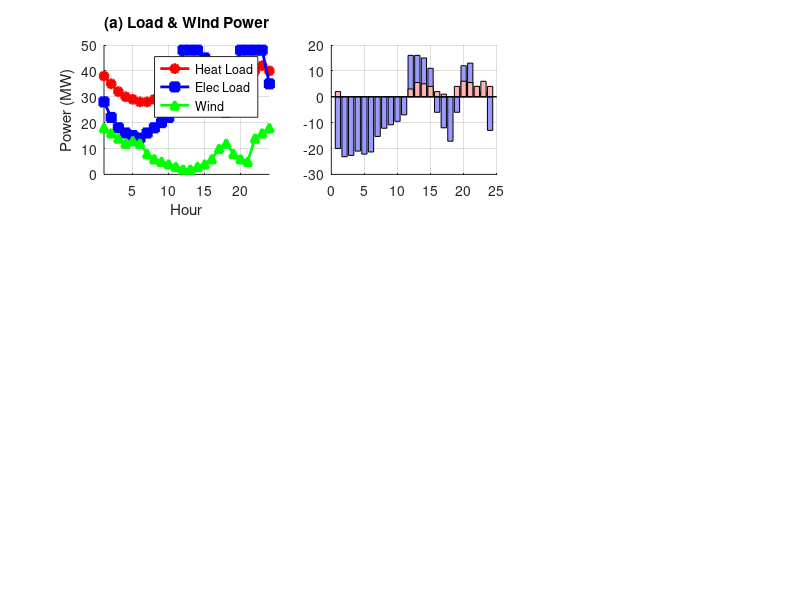

This chart was generated by the following MATLAB code: (Note: this script raises an error after producing the figure.)
% =========================================================================
% run_paper_dispatch.m — CCES-CHP 24h调度仿真 (基于论文负荷曲线)
% 使用 PaperReproduction.m 的实际负荷/风电数据和调度逻辑
% =========================================================================

clc; clear; close all;

%% 0. 环境设置


addpath(fullfile(fileparts(mfilename('fullpath')), '../../..'))
addpath(fullfile(fileparts(mfilename('fullpath')), '../../..', 'ode'))

%% 1. 负荷与风电数据 (来自论文 Fig. 8)
% 热负荷 [MW] — 典型供暖日
Heat_Load = [38, 35, 32, 30, 29, 28, 28, 29, 31, 33, 36, 39, ...
             41.5, 41, 40, 38, 37, 35, 40, 42, 41.5, 40, 42, 40]';
% 电负荷 [MW]
Elec_Load = [28, 22, 18, 16, 15, 14, 16, 18, 20, 22, 26, 48, ...
             48, 48, 45, 30, 28, 24, 32, 48, 48, 48, 48, 35]';
% 风电出力 [MW]
Wind_Power = [18, 16, 14, 12, 13, 12, 8, 6, 5, 4, 3, 2, ...
              2, 3, 4, 6, 10, 12, 8, 6, 5, 14, 16, 18]';

N_hours = 24;
t_hours = 1:N_hours;

%% 2. CCES-CHP 系统参数 (与论文一致)
% 设计点参数
W_design  = 10;          % 设计功率 [MW]
beta1  = 1.185;          % Q_IC / W_C_E
beta2  = 2.307;          % Q_HR / W_T_E
alpha1 = 2.744;          % m_charge / W_C_E [kg/(s·MW)]
alpha2 = 4.117;          % m_discharge / W_T_E [kg/(s·MW)]

% 储罐参数 (标定至5h满功率放电 @ 10MW)
V_HPT = 6228;            % m³ (匹配 t_discharge=5h)
T_HPT = 298;             % K
Rg = 188.9;              % J/(kg·K) (SI单位)
P_HPT_upper = 6.80;      % MPa
P_HPT_lower = 0.12;      % MPa

% HTV 蓄热参数
Q_HTV_upper = 150;       % MWh_th
Q_HTV_lower = 0;

% 功率约束
W_C_upper = W_design;
W_T_upper = W_design;
Q_HG_LG_max = beta1 * W_C_upper;  % 最大供热 [MW_th]

% 时间步长
dt_h = 1.0;              % 小时
dt_s = dt_h * 3600;      % 秒 (alpha系数单位 kg/(s·MW) 需要秒)

%% 3. C-CHP 参数 (以热定电)
CCHP_capacity    = 30;       % MW
CCHP_therm_ratio = 1.2;     % 热电比
CCHP_heat_max = CCHP_capacity * CCHP_therm_ratio;  % 36 MW_th

% C-CHP 热出力 = min(热负荷, 最大热出力)
CCHP_Heat = min(Heat_Load, CCHP_heat_max);
CCHP_Elec = CCHP_Heat / CCHP_therm_ratio;

% CCES 调度指令
Heat_Dispatch = Heat_Load - CCHP_Heat;            % 热缺口 (>0: CCES需供热)
Elec_Dispatch = Elec_Load - CCHP_Elec - Wind_Power; % 电缺口 (>0: 需充电; <0: 需放电)

%% 4. 初始化状态
Q_HTV_array = zeros(N_hours, 1);
P_HPT_array = zeros(N_hours, 1);

Q_HTV_array(1) = 0.5 * Q_HTV_upper;   % 50% 初始蓄热
P_HPT_array(1) = 0.5 * (P_HPT_upper + P_HPT_lower);  % 50% 初始压力

W_C_hourly    = zeros(N_hours, 1);
W_T_hourly    = zeros(N_hours, 1);
Q_heat_hourly = zeros(N_hours, 1);
Mode          = cell(N_hours, 1);

%% 5. 逐时调度模拟
fprintf('============================================================\n');
fprintf('  CCES-CHP 24h 调度仿真 (基于论文负荷曲线)\n');
fprintf('  设计功率: %d MW | β1=%.2f β2=%.2f\n', W_design, beta1, beta2);
fprintf('  α1=%.2f α2=%.2f kg/(s·MW)\n', alpha1, alpha2);
fprintf('============================================================\n\n');
fprintf(' 时刻 | 模式          | W_C  | W_T  | Q_h  | P_HPT  | Q_HTV \n');
fprintf('      |               | [MW] | [MW] | [MW] | [MPa]  | [MWh] \n');
fprintf('------+---------------+------+------+------+--------+-------\n');

for t = 1:N_hours
    if t > 1
        Q_HTV_array(t) = Q_HTV_array(t-1);
        P_HPT_array(t) = P_HPT_array(t-1);
    end

    % ===== 判断运行模式 =====
    if Elec_Dispatch(t) > 0.5  % 需充电 (电网余量 > 0.5 MW)
        % ---- 充电-供热模式 ----
        Mode{t} = 'Charge+Heat';

        W_C_target = min(Elec_Dispatch(t), W_C_upper);

        % HTV上限约束: dQ/dt = beta1 * W, 限制W使Q不超上限
        W_C_HTV = max(0, (Q_HTV_upper - Q_HTV_array(t)) / dt_h / beta1);
        % HPT上限约束: dm/dt = alpha1 * W [kg/(s·MW)*MW = kg/s]
        % dP = dm * Rg * T / (V * 1e6) [MPa], dt in seconds
        W_C_HPT = max(0, (P_HPT_upper - P_HPT_array(t)) * V_HPT * 1e6 ...
                   / (Rg * T_HPT) / dt_s / alpha1);

        W_C_hourly(t) = min([W_C_target, W_C_HTV, W_C_HPT]);

        % 压缩热存入 HTV
        Q_comp = beta1 * W_C_hourly(t);

        % 供热 (从 HTV)
        if Heat_Dispatch(t) > 0
            Q_heat_hourly(t) = min(Heat_Dispatch(t), Q_HG_LG_max);
            Q_heat_hourly(t) = min(Q_heat_hourly(t), Q_HTV_array(t)/dt_h);
        end

        Q_HTV_array(t) = Q_HTV_array(t) + (Q_comp - Q_heat_hourly(t)) * dt_h;
        % dm[kg] = alpha1[kg/(s·MW)] * W[MW] * dt_s[s]
        % dP[MPa] = dm * Rg[kJ/(kg·K)] * T[K] / (V[m³] * 1e3[kJ/MJ]) / 1e3 →
        % dP = dm * Rg * T / (V * 1e6)
        dm_charge = alpha1 * W_C_hourly(t) * dt_s;
        delta_P = dm_charge * Rg * T_HPT / (V_HPT * 1e6);
        P_HPT_array(t) = P_HPT_array(t) + delta_P;

    elseif Elec_Dispatch(t) < -0.5  % 需放电 (电网缺口 > 0.5 MW)
        % ---- 放电-供热模式 ----
        Mode{t} = 'Dischg+Heat';

        W_T_target = min(abs(Elec_Dispatch(t)), W_T_upper);

        % HTV下限约束
        W_T_HTV = max(0, (Q_HTV_array(t) - Q_HTV_lower) / dt_h / beta2);
        % HPT下限约束: P drop = dm_out * Rg * T / (V * 1e6)
        W_T_HPT = max(0, (P_HPT_array(t) - P_HPT_lower) * V_HPT * 1e6 ...
                   / (Rg * T_HPT) / dt_s / alpha2);

        W_T_hourly(t) = min([W_T_target, W_T_HTV, W_T_HPT]);

        Q_return = beta2 * W_T_hourly(t);  % 回热消耗

        if Heat_Dispatch(t) > 0
            Q_heat_hourly(t) = min(Heat_Dispatch(t), Q_HG_LG_max);
            Q_heat_hourly(t) = min(Q_heat_hourly(t), ...
                (Q_HTV_array(t) - Q_return * dt_h) / dt_h);
        end

        Q_HTV_array(t) = Q_HTV_array(t) - (Q_return + Q_heat_hourly(t)) * dt_h;
        dm_disch = alpha2 * W_T_hourly(t) * dt_s;
        delta_P = dm_disch * Rg * T_HPT / (V_HPT * 1e6);
        P_HPT_array(t) = P_HPT_array(t) - delta_P;

    else  % |Elec_Dispatch| <= 0.5 MW: 接近平衡
        % ---- 仅供热或待机 ----
        Mode{t} = 'HeatOnly';

        if Heat_Dispatch(t) > 0
            Q_heat_hourly(t) = min(Heat_Dispatch(t), Q_HTV_array(t)/dt_h);
            Q_HTV_array(t) = Q_HTV_array(t) - Q_heat_hourly(t) * dt_h;
        end
    end

    % 边界修正
    Q_HTV_array(t) = max(Q_HTV_lower, min(Q_HTV_upper, Q_HTV_array(t)));
    P_HPT_array(t) = max(P_HPT_lower, min(P_HPT_upper, P_HPT_array(t)));

    fprintf('  %2d   | %-13s | %4.1f | %4.1f | %4.1f | %6.2f  | %5.1f \n', ...
        t, Mode{t}, W_C_hourly(t), W_T_hourly(t), Q_heat_hourly(t), ...
        P_HPT_array(t), Q_HTV_array(t));
end

%% 6. SOC 计算
SOC_heat = Q_HTV_array / Q_HTV_upper * 100;
SOC_gas  = (P_HPT_array - P_HPT_lower) / (P_HPT_upper - P_HPT_lower) * 100;

CCES_net_power = W_T_hourly - W_C_hourly;  % + = 净供电

%% 7. 性能汇总
fprintf('\n============================================================\n');
fprintf('              24h 调度性能摘要\n');
fprintf('============================================================\n');
E_charge  = sum(W_C_hourly) * dt_h;
E_disch   = sum(W_T_hourly) * dt_h;
E_heat    = sum(Q_heat_hourly) * dt_h;
RTE_elec  = E_disch / E_charge * 100;

fprintf('总充电量:      %8.2f MWh\n', E_charge);
fprintf('总放电量:      %8.2f MWh\n', E_disch);
fprintf('总供热量:      %8.2f MWh_th\n', E_heat);
fprintf('电力 RTE:      %8.1f %%\n', RTE_elec);
fprintf('HPT压力范围:   %5.2f - %.2f MPa\n', min(P_HPT_array), max(P_HPT_array));
fprintf('HTV蓄热范围:   %5.1f - %.1f MWh_th\n', min(Q_HTV_array), max(Q_HTV_array));
fprintf('SOC_gas范围:   %5.1f - %.1f %%\n', min(SOC_gas), max(SOC_gas));
fprintf('SOC_heat范围:  %5.1f - %.1f %%\n', min(SOC_heat), max(SOC_heat));
fprintf('============================================================\n');

%% 8. 综合可视化 (8面板)
figure('Name', 'CCES-CHP 24h Paper Dispatch Simulation', ...
       'Color', 'w', 'Position', [40, 30, 1550, 960]);

% --- (a) 负荷与风电 ---
subplot(3,3,1);
hold on; grid on;
plot(t_hours, Heat_Load, 'r-o', 'LineWidth', 2, 'MarkerSize', 6, 'MarkerFaceColor', 'r');
plot(t_hours, Elec_Load, 'b-s', 'LineWidth', 2, 'MarkerSize', 6, 'MarkerFaceColor', 'b');
plot(t_hours, Wind_Power, 'g-^', 'LineWidth', 2, 'MarkerSize', 6, 'MarkerFaceColor', 'g');
xlabel('Hour'); ylabel('Power (MW)');
title('(a) Load & Wind Power');
legend('Heat Load', 'Elec Load', 'Wind', 'Location', 'best');
xlim([1 24]);

% --- (b) 调度指令 ---
subplot(3,3,2);
hold on; grid on;
bar(t_hours, Elec_Dispatch, 'FaceColor', [0.6 0.6 1]);
bar(t_hours, Heat_Dispatch, 'FaceColor', [1 0.7 0.7]);
yline(0, 'k-', 'LineWidth', 1.5);
xlabel('Hour'); ylabel('Power (MW)');
title('(b) CCES Dispatch Signal');
legend('Elec Dispatch (+=Charge)', 'Heat Dispatch', 'Location', 'best');
xlim([1 24]);

% --- (c) CCES 运行功率 ---
subplot(3,3,3);
hold on; grid on;
bar(t_hours, W_C_hourly, 'r', 'FaceAlpha', 0.7);
bar(t_hours, -W_T_hourly, 'b', 'FaceAlpha', 0.7);
plot(t_hours, CCES_net_power, 'k-o', 'LineWidth', 2, 'MarkerFaceColor', 'k');
yline(0, 'k-');
xlabel('Hour'); ylabel('Power (MW)');
title('(c) CCES Operation');
legend('Charge W_C', 'Discharge W_T', 'Net Power', 'Location', 'best');
xlim([1 24]);

% --- (d) 电力平衡 ---
subplot(3,3,4);
hold on; grid on;
bar(t_hours, CCHP_Elec, 'FaceColor', [1 0.85 0.3]);        % C-CHP
bar(t_hours, Wind_Power, 'FaceColor', [0.2 0.8 0.2]);       % Wind
bar(t_hours, W_T_hourly, 'FaceColor', [0.3 0.5 0.9]);       % CCES disch
bar(t_hours, -W_C_hourly, 'FaceColor', [0.9 0.4 0.4]);      % CCES charge
bar(t_hours, -Elec_Load, 'FaceColor', [0.3 0.3 0.3]);       % Load
xlabel('Hour'); ylabel('Electric Power (MW)');
title('(d) Electricity Balance');
legend('C-CHP', 'Wind', 'CCES Disch', 'CCES Charg', 'Load', 'Location', 'best');
xlim([1 24]);

% --- (e) 热力平衡 ---
subplot(3,3,5);
hold on; grid on;
bar(t_hours, CCHP_Heat, 'FaceColor', [1 0.85 0.3]);
bar(t_hours, Q_heat_hourly, 'FaceColor', [0.9 0.4 0.4]);
plot(t_hours, Heat_Load, 'k--', 'LineWidth', 2);
xlabel('Hour'); ylabel('Heat Power (MW_{th})');
title('(e) Heat Balance');
legend('C-CHP Heat', 'CCES Heat', 'Heat Load', 'Location', 'best');
xlim([1 24]);

% --- (f) 双 SOC 演变 ---
subplot(3,3,6);
hold on; grid on;
yyaxis left;
plot(t_hours, SOC_gas, 'b-o', 'LineWidth', 2.5, 'MarkerFaceColor', 'b');
ylabel('Gas SOC (%)'); ylim([-5 105]);
yyaxis right;
plot(t_hours, SOC_heat, 'r-s', 'LineWidth', 2.5, 'MarkerFaceColor', 'r');
ylabel('Heat SOC (%)'); ylim([-5 105]);
xlabel('Hour');
title('(f) Dual SOC Evolution');
legend('Gas SOC', 'Heat SOC', 'Location', 'best');
xlim([1 24]);

% --- (g) HPT压力 ---
subplot(3,3,7);
hold on; grid on;
area(t_hours, P_HPT_array, 'FaceColor', [0.3 0.7 0.3], 'EdgeColor', 'g', 'LineWidth', 2);
yline(P_HPT_upper, 'r--', 'P_{max}', 'LineWidth', 1.5);
yline(P_HPT_lower, 'b--', 'P_{min}', 'LineWidth', 1.5);
xlabel('Hour'); ylabel('Pressure (MPa)');
title('(g) HPT Pressure');
xlim([1 24]);

% --- (h) HTV 蓄热量 ---
subplot(3,3,8);
hold on; grid on;
area(t_hours, Q_HTV_array, 'FaceColor', [0.9 0.6 0.3], 'EdgeColor', 'r', 'LineWidth', 2);
yline(Q_HTV_upper, 'r--', 'Q_{max}', 'LineWidth', 1.5);
yline(Q_HTV_lower, 'b--', 'Q_{min}', 'LineWidth', 1.5);
xlabel('Hour'); ylabel('Stored Heat (MWh_{th})');
title('(h) HTV Thermal Storage');
xlim([1 24]);

sgtitle('CCES-CHP 24h Dispatch — Paper Load Curves', 'FontSize', 16, 'FontWeight', 'bold');
saveas(gcf, fullfile(fileparts(mfilename('fullpath')), '../../..', 'output/ode/paper_dispatch_results.png'));

%% 9. 导出数据
save(fullfile(fileparts(mfilename('fullpath')), '../../..', 'output/ode/paper_dispatch_data.mat'), ...
     't_hours', 'Heat_Load', 'Elec_Load', 'Wind_Power', ...
     'CCHP_Heat', 'CCHP_Elec', 'Heat_Dispatch', 'Elec_Dispatch', ...
     'W_C_hourly', 'W_T_hourly', 'Q_heat_hourly', 'Mode', ...
     'P_HPT_array', 'Q_HTV_array', 'SOC_gas', 'SOC_heat', 'CCES_net_power');
fprintf('数据已导出到 paper_dispatch_data.mat\n');
